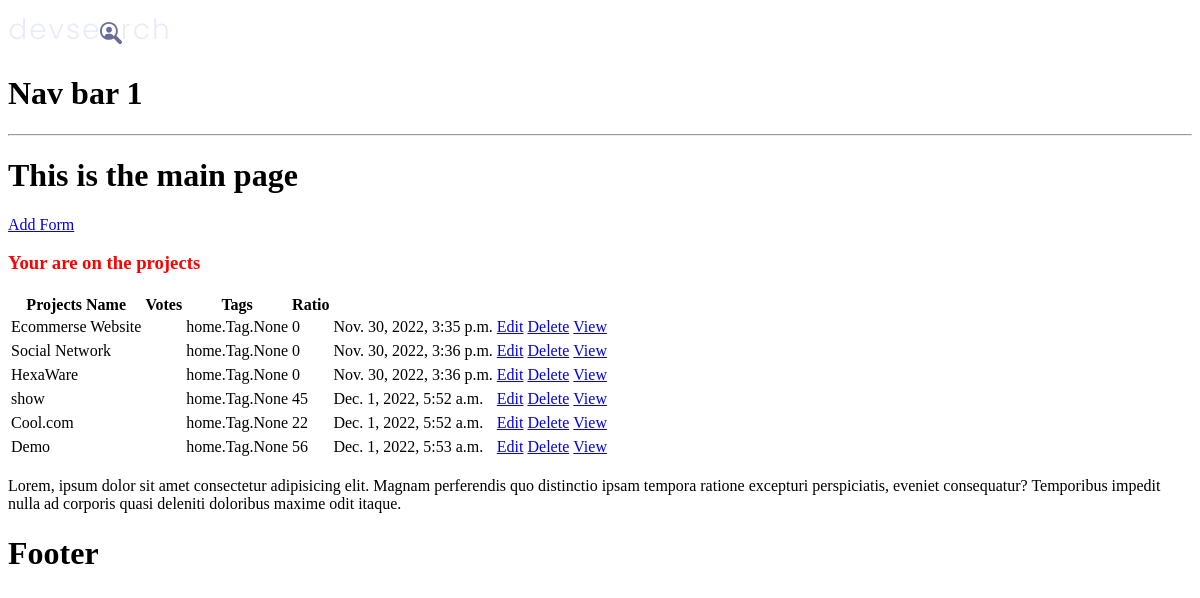
Before: / with the older database file.
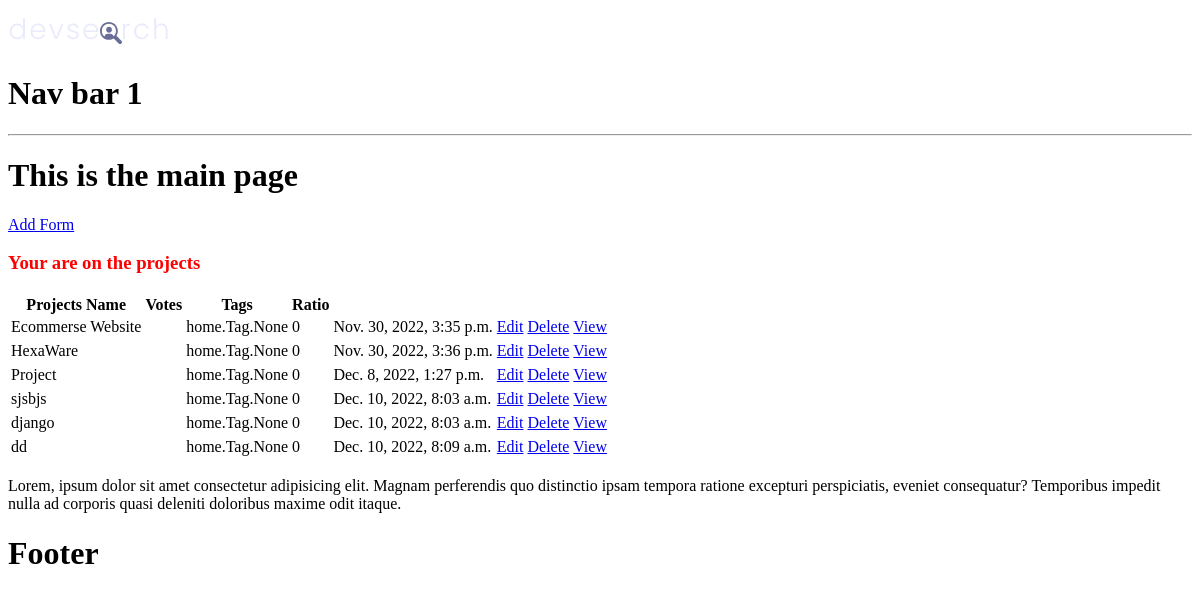
After: the same page with the newer database file.
### home/models.py (models this page shows, shortened)
class Projects(models.Model):
    title = models.CharField(max_length=200)
    description = models.TextField(null=True, blank=True)
    featured_image = models.ImageField(
        null=True, blank=True, default="default.jpg")
    demo_link = models.CharField(max_length=2000, blank=True, null=True)
    source_link = models.CharField(max_length=2000, blank=True, null=True)
    tag = models.ManyToManyField('Tag', blank=True)
    vote_ratio = models.IntegerField(default=0, blank=True, null=True)
    created = models.DateTimeField(auto_now_add=True)
    id = models.UUIDField(default=uuid.uuid4, unique=True,
                          editable=False, primary_key=True)

### home/views.py (the view)
# urls.py: path('', views.projects, name='projects'),
def projects(request):
    msg = "projects"
    projects = Projects.objects.all()
    context = {'msg': msg, 'projects': projects}
    return render(request, 'projects/projects.html', context)

### home/templates/projects/projects.html (shortened to what this page needs)
{% extends 'main.html' %} {% block content %}
<!DOCTYPE html>
<html lang="en">
	<head>
	</head>
	<body>
		<a href="{% url 'create-project' %}"> Add Form</a>
		<h3>Your are on the {{msg}}</h3>
		<table>
			<tr>
				<th>Projects Name</th>
				<th>Votes</th>
				<th>Tags</th>
				<th>Ratio</th>
				<th></th>
				<th></th>
				<th></th>
			</tr>
			{% for project in projects%}
			<tr>
				<td>{{project.title}}</td>
				<td>{{project.vote_total}}</td>
				<td>{{project.tag}}</td>
				<td>{{project.vote_ratio}}</td>
				<td>{{project.created}}</td>
				<td>
					<a href="{% url 'update-project' project.id%}"> Edit </a>
				</td>
				<td>
					<a href="{% url 'delete-project' project.id%}"> Delete </a>
				</td>
				<td>
					<a href="{% url 'project' project.id%}"> View </a>
				</td>
			</tr>
			<tr>
				{% endfor %}
			</tr>
		</table>
		<p>
			Lorem, ipsum dolor sit amet consectetur adipisicing elit. Magnam
			perferendis quo distinctio ipsam tempora ratione excepturi perspiciatis,
			eveniet consequatur? Temporibus impedit nulla ad corporis quasi deleniti
			doloribus maxime odit itaque.
		</p>
	</body>
</html>
{% endblock content %}

### templates/main.html (shortened to what this page needs)
{% load static %}
<!DOCTYPE html>
<html lang="en">
	<head>
		<link
			rel="stylesheet"
			type="text/css"
			href='{% static "style/main.css"  %}' />
	</head>
	<body>
		{% include 'navbar1.html'%}
		<h1>This is the main page</h1>
		{% block content %} {% endblock content %}
		<h1>Footer</h1>
	</body>
</html>

### templates/navbar1.html
{% load static %} <img src={% static 'assets/logo.svg'%}/>
<h1>Nav bar 1</h1>
<hr />

### static/style/main.css (style rules this page uses)
h3 { color:red }

Changed rows visible on the page:
removed Projects: title "Social Network", tag "home.Tag.None", vote_ratio "0", created "Nov. 30, 2022, 3:36 p.m."
removed Projects: title "show", tag "home.Tag.None", vote_ratio "45", created "Dec. 1, 2022, 5:52 a.m."
removed Projects: title "Cool.com", tag "home.Tag.None", vote_ratio "22", created "Dec. 1, 2022, 5:52 a.m."
removed Projects: title "Demo", tag "home.Tag.None", vote_ratio "56", created "Dec. 1, 2022, 5:53 a.m."
added Projects: title "Project", tag "home.Tag.None", vote_ratio "0", created "Dec. 8, 2022, 1:27 p.m."
added Projects: title "sjsbjs", tag "home.Tag.None", vote_ratio "0", created "Dec. 10, 2022, 8:03 a.m."
added Projects: title "django", tag "home.Tag.None", vote_ratio "0", created "Dec. 10, 2022, 8:03 a.m."
added Projects: title "dd", tag "home.Tag.None", vote_ratio "0", created "Dec. 10, 2022, 8:09 a.m."
